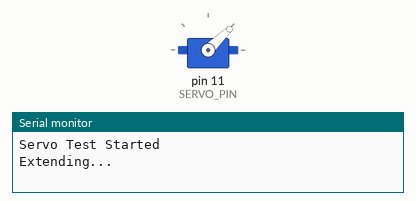
This sketch was run on a simulated Arduino Uno, built with avr-gcc and run on an emulated ATmega328P. Parts: servo, the last lines printed to the serial monitor.

Above: at 0.05 s.
At 4.0 s:
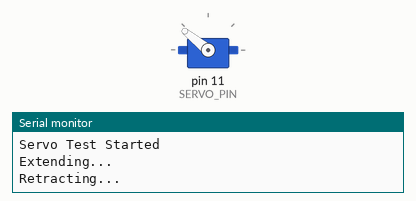
Timing chart, 0 to 5.2 s (numbered marks = the images above):
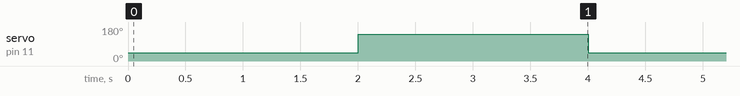

Measured:
- by itself, servo on pin 11 (SERVO_PIN): alternates 141° for 2.0 s and 44° for 2.0 s

The sketch:

ServoTest.ino
```cpp
#include <Servo.h>

const int SERVO_PIN = 11;
const int EXTEND = 1000;
const int RETRACT = 2000;

Servo testServo;

void setup() {
    Serial.begin(9600);
    testServo.attach(SERVO_PIN);
    Serial.println("Servo Test Started");
}

void loop() {
    Serial.println("Extending...");
    testServo.writeMicroseconds(EXTEND);
    delay(2000);

    Serial.println("Retracting...");
    testServo.writeMicroseconds(RETRACT);
    delay(2000);
}
```
